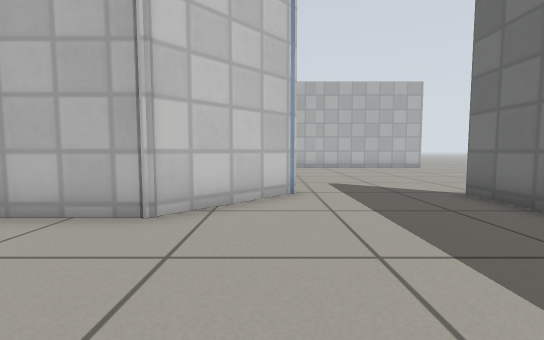
View 1 (above)

20 first-person views from a walk through a robot-simulator world made for Gazebo. The camera is 0.5 m above the floor, tilts 4° down and sees 90° across. The floor is counted in squares, 0.5 m on a side. Each view is taken from the middle of a square. On the plan, view 1 faces up. The plan holds only what a view shows up to about 11 squares ahead; the rest is blank. Gazebo's built-in surfaces are drawn with simple patterns.

View 2
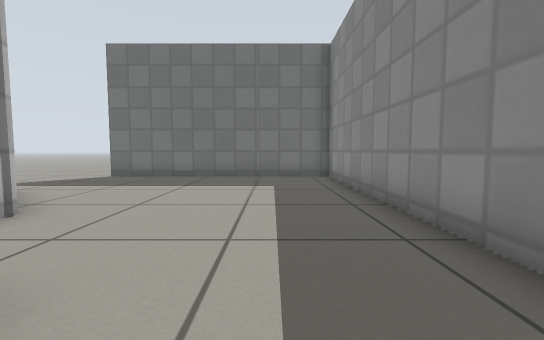

View 3
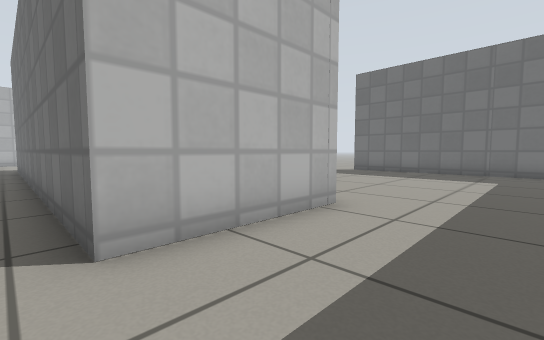

View 4
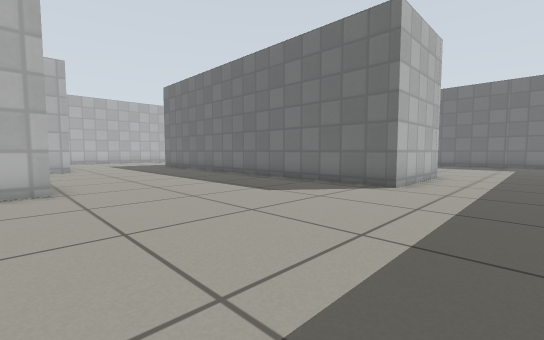

View 5
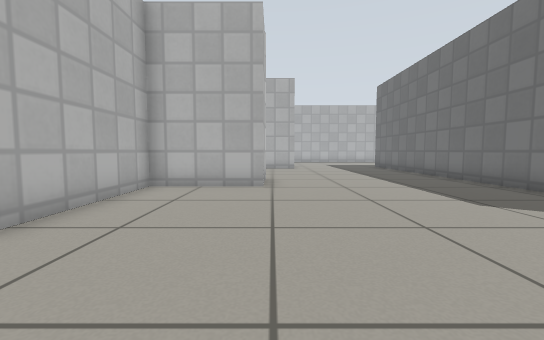

View 6
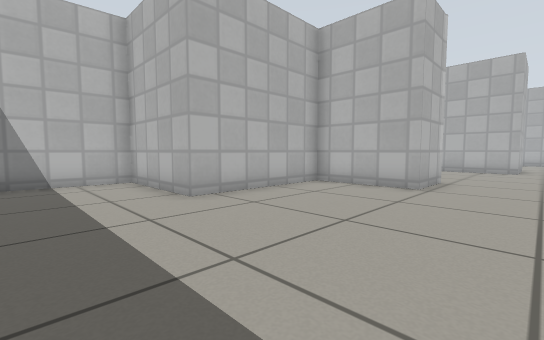

View 7
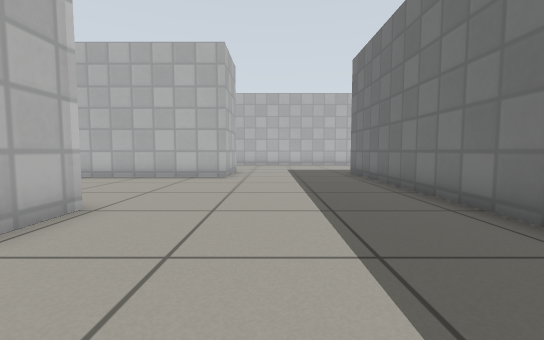

View 8
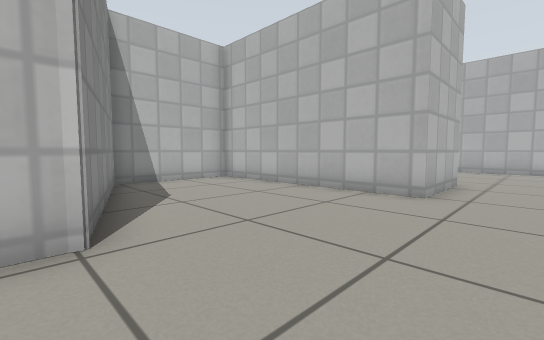

View 9
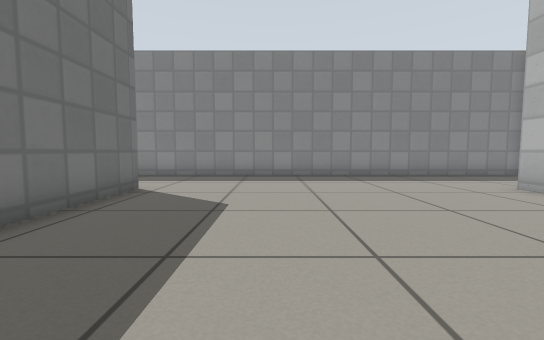

View 10
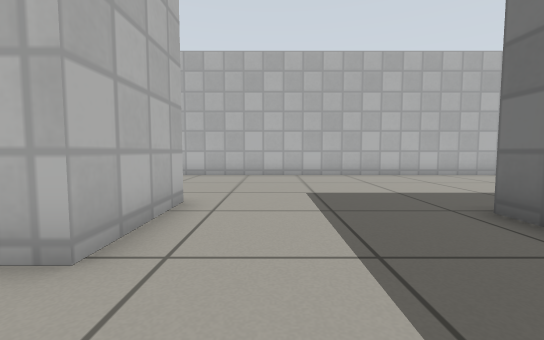

View 11
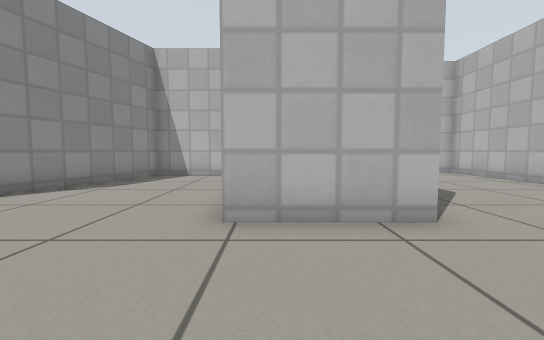

View 12
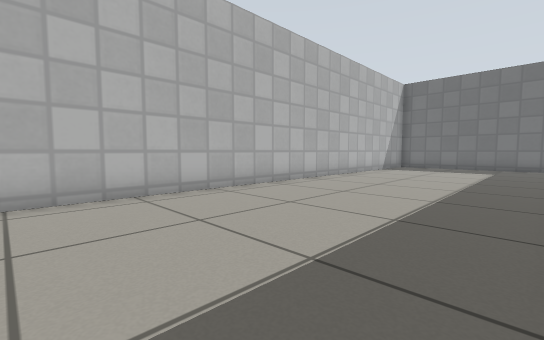

View 13
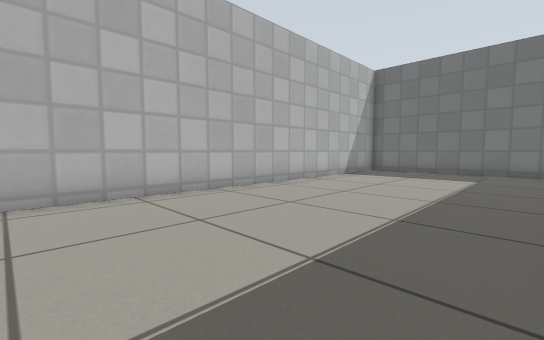

View 14
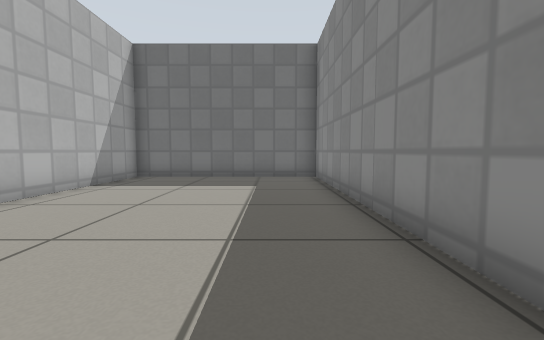

View 15
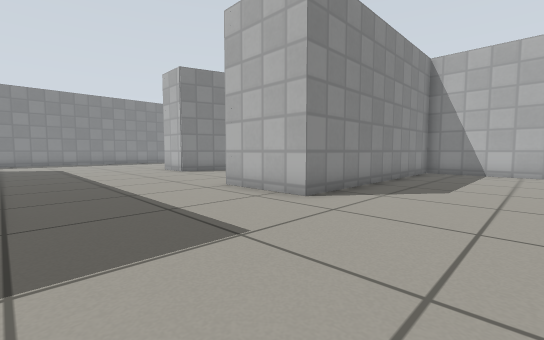

View 16
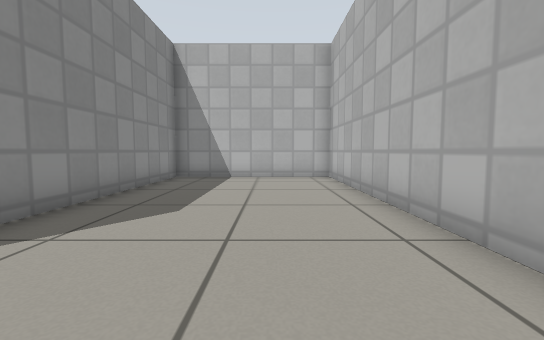

View 17
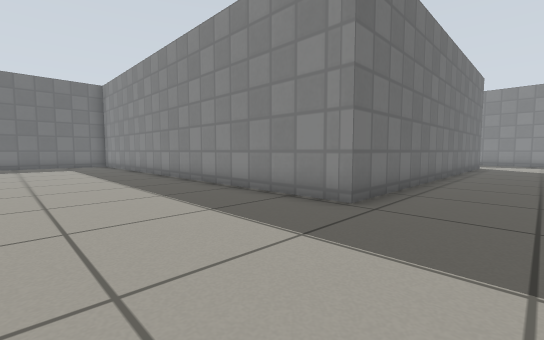

View 18
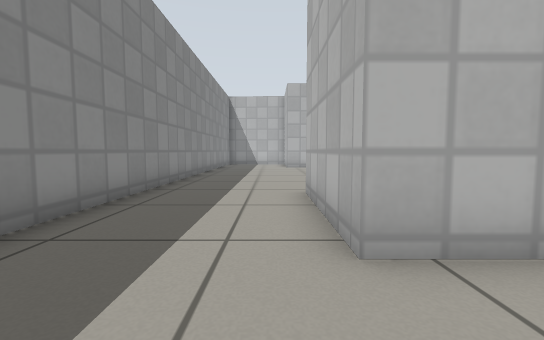

View 19
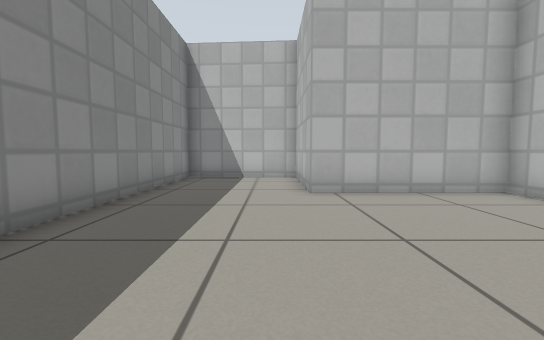

View 20
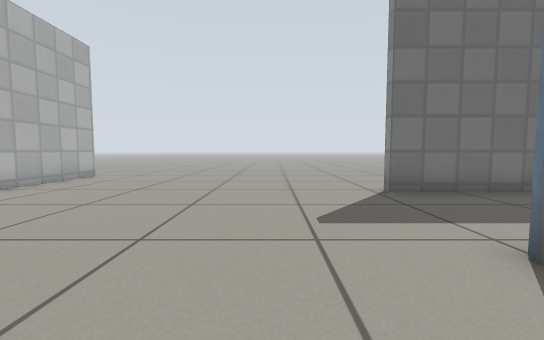

### Floor plan
Points are (right, up) in squares from view 1. A wall is a line through its corners. A room is listed if a view was taken in it or the views show most of it. See-through windows are left out.
Room 1 (views 1, 18)
walls: (-1.8, 4) (-4.1, 4); (-4.4, 3.5) (-4.4, 1.8); (-4.5, -2.2) (4.5, -2.2) (4.5, 4.5)
ways out: opening at (-5, 0) to room 2; opening at (1.5, 4.2) to room 4
Room 2 (views 2, 3, 4, 5, 6, 7, 8, 9, 10, 19)
walls: (-13.7, 14.3) (-20.9, 14.3) (-20.9, 10.4) (-15.2, 8.6) (-15.2, 6.6) (-18.4, 6.6) (-18.4, 1.8) (-22.2, 1.8) (-22.4, -2.2) (-4.5, -2.2); (-4.4, 1.8) (-8.4, 1.8) (-8.4, 14.6)
ways out: opening at (-5, 0) to room 1; opening at (-11, 15.5) to room 3
Room 3 (views 11, 12, 13, 14, 15, 16, 17)
walls: (-8.4, 14.6) (-8.4, 16.3) (8.5, 16.3) (8.5, 23.2) (-22.4, 23.2) (-22.4, 17.3) (-13.7, 17.3) (-13.7, 14.3)
ways out: opening at (-11, 15.5) to room 2
Room 4 (view 20)
walls: (0.6, 6.4) (-1.8, 4); (4.5, 4.5) (4.5, 6.2) (4.9, 6.2); (8.9, 16) (4.9, 16)
ways out: opening at (1.5, 4.2) to room 1

Positions as (right, up) in squares from view 1, and headings:
1: (0, 0), facing up
2: (-6, 0), facing right
3: (-9, -1), facing up-right
4: (-16, -1), facing up-right
5: (-15, -1), facing up
6: (-13, -1), facing up-left
7: (-12, 4), facing up
8: (-12, 8), facing up-left
9: (-12, 9), facing down
10: (-12, 12), facing up
11: (-10, 15), facing left
12: (-9, 17), facing up-right
13: (-5, 17), facing up-right
14: (-2, 18), facing right
15: (-9, 21), facing down-left
16: (-12, 21), facing left
17: (-11, 21), facing down-right
18: (-2, 1), facing left
19: (-12, 1), facing left
20: (-2, 9), facing right
